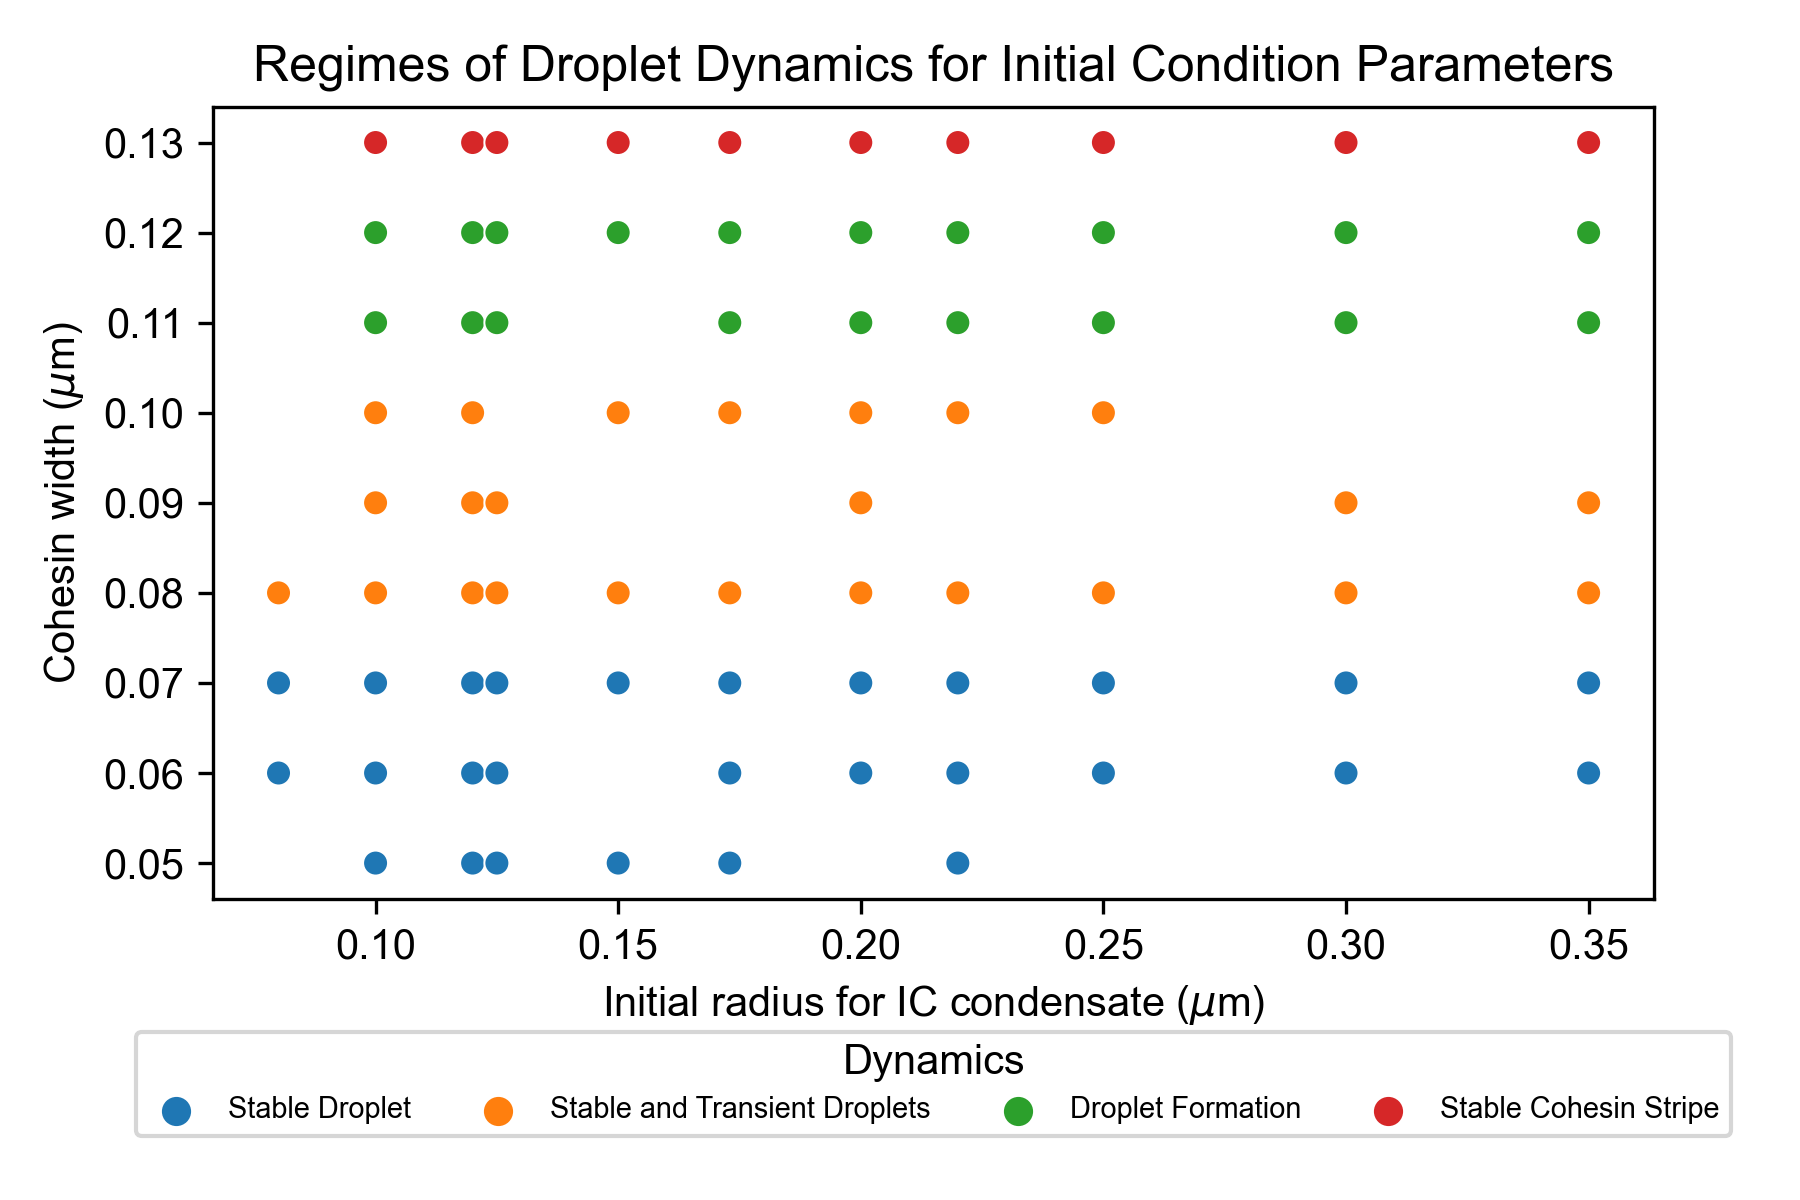

Source code (Python):
import pandas as pd
import seaborn as sns
import matplotlib.pyplot as plt

plt.rcParams["font.family"] = "Arial"

indir = "/Users/smgroves/Documents/GitHub/Cahn_Hilliard_Model/plotting/manuscript/figure 5"
df = pd.read_csv(
    f"{indir}/alpha_0.0_CPC_droplet_regimes_e_0.0067.csv", header=0, index_col=None)

# df['CPC(unitless)'] = df['CPC(unitless)']*3.2
# df['cohesin(unitless)'] = df['cohesin(unitless)']*3.2

plt.figure(figsize=(6, 4), dpi=300)
ax = sns.scatterplot(data=df, x="CPC(unitless)",
                     y="cohesin(unitless)", hue="dynamics")
plt.xlabel(f"Initial radius for IC condensate ($\mu$m)")
plt.ylabel(r"Cohesin width ($\mu$m)")
plt.title("Regimes of Droplet Dynamics for Initial Condition Parameters")
legend_handles, legend_labels = ax.get_legend_handles_labels()
plt.legend(
    legend_handles,
    legend_labels,
    ncol=4,
    title="Dynamics",
    loc="upper center",
    bbox_to_anchor=(0.5, -0.15),
    fontsize="x-small",
)

# sns.move_legend(ax, "lower center", bbox_to_anchor=(1, 1.05))

plt.tight_layout()
# plt.show()
plt.savefig(f"{indir}/regimes_0.0067.pdf")
